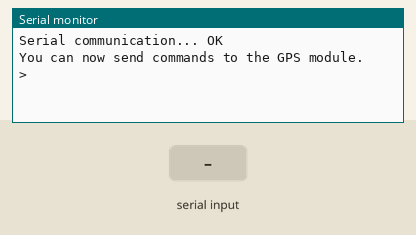
Recording of a sketch running on a simulated Arduino Uno, built with avr-gcc and run on an emulated ATmega328P. Parts: the last lines printed to the serial monitor. Inputs (shaded band) come from the test bench.

Above: at 1.2 s.
1.3 s: "1\n" received over Serial
At 2.1 s:
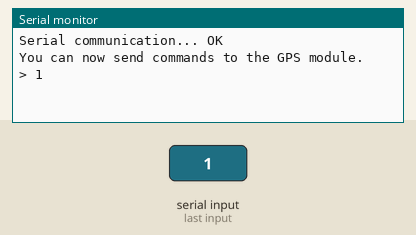
2.8 s: "0\n" received over the second serial link
At 3.2 s:
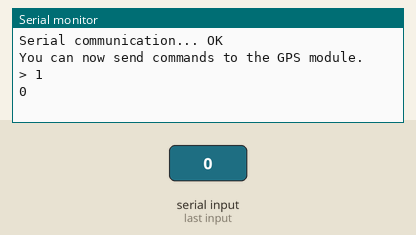
4.3 s: "2\n" received over Serial
At 5.5 s:
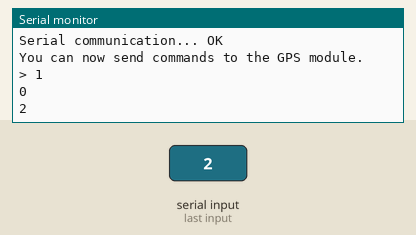

Measured:
- after the input at 1.3 s, the serial monitor: prints a new line at once (image 1)
- after the input at 2.8 s, the serial monitor: prints a new line at once (image 2)
- after the input at 4.3 s, the serial monitor: prints a new line at once (image 3)

The sketch:

gps_talk.ino
```cpp
// (licence header left out)
#include <SoftwareSerial.h>
#include <stdio.h>
#include <string.h>

#define SERIAL_BAUD 74880
//#define GPS_BAUD 4800
#define GPS_BAUD 9600
//#define GPS_BAUD 19200
//#define GPS_BAUD 38400
//#define GPS_BAUD 57600
//#define GPS_BAUD 115200
#define GPS_RX_PIN 4
#define GPS_TX_PIN 0

int idx = 0;
int baudrates[] = { 600, 1200, 2400, 4800, 9600, 19200, 38400, 57600, 74880, 115200, 230400, 460800, 921600 };

unsigned long start;
SoftwareSerial swserial = SoftwareSerial(GPS_RX_PIN, GPS_TX_PIN, false, 512);

void setup() {
    Serial.begin(SERIAL_BAUD);
    Serial.println();
    Serial.println("Serial communication... OK");

    Serial.println("You can now send commands to the GPS module.");
    Serial.print("> ");

    swserial.begin(GPS_BAUD);
}

void loop() {
    if (swserial.available() > 0) {
        Serial.write(swserial.read());
    }

    if (Serial.available() > 0) {
        char c = Serial.read();
        if (c == '\r' or c == '\n') {
            Serial.println();
        } else {
            Serial.write(c);
        }
        swserial.print(c);
    }
}
```
